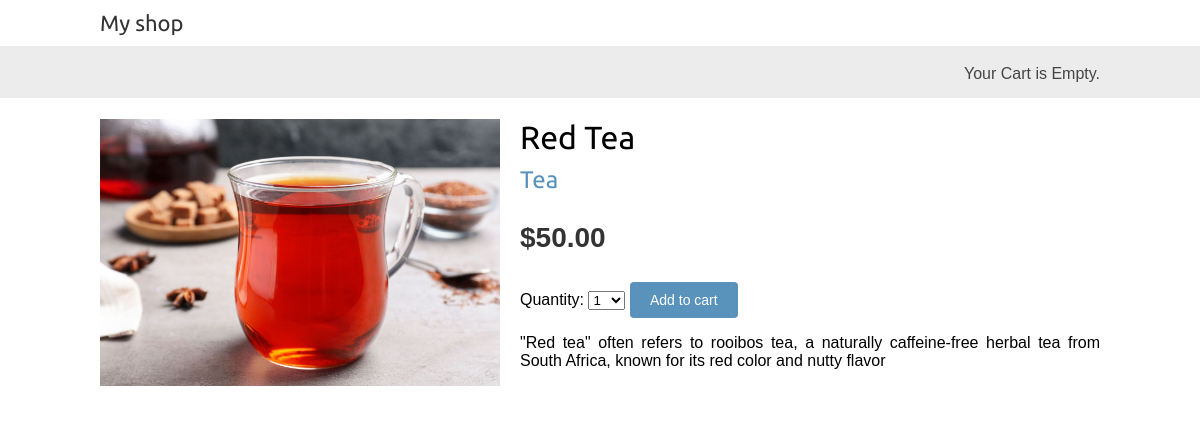
/2/red-tea/, run on the app's committed database.
### shop/models.py (models this page shows, shortened)
class Product(models.Model):
    category = models.ForeignKey(
        Category,
        related_name='products',
        on_delete=models.CASCADE
    )
    name = models.CharField(max_length=200)
    slug = models.SlugField(max_length=200, unique=True)
    image = models.ImageField(
        upload_to='products/%Y/%m/%d',
        blank=True,
    )
    description = models.TextField(blank=True)
    price = models.DecimalField(max_digits=10, decimal_places=2)
    available = models.BooleanField(default=True)
    created = models.DateTimeField(auto_now_add=True)
    updated = models.DateTimeField(auto_now=True)
    class Meta:
        ordering = ['-created']
        indexes = [
            models.Index(fields=['id', 'slug']),
            models.Index(fields=['name']),
            models.Index(fields=['-created']),
        ]

class Category(models.Model):
    name = models.CharField(max_length=200)
    slug = models.SlugField(max_length=200, unique=True)
    class Meta:
        ordering = ['name']
        indexes =[
            models.Index(fields=['name']),
        ]
        verbose_name = 'category'
        verbose_name_plural = 'categories'
    def __str__(self):
        return self.name
    def get_absolute_url(self):
        return reverse(
            'shop:product_list_by_category', args=[self.slug]
        )

### shop/views.py (the view)
def product_detail(request, id, slug):
    product = get_object_or_404(
        Product, id=id, slug=slug, available=True
    )
    cart_product_form = CartAddProductForm()
    return render(
        request,
        'shop/product/detail.html',
        {'product':product, 'cart_product_form':cart_product_form},
    )

### cart/forms.py
class CartAddProductForm(forms.Form):
    quantity = forms.TypedChoiceField(
        choices=PRODUCT_QUANTITY_CHOICES,
        coerce=int,     # ensures quantity is an integer
    )
    override = forms.BooleanField(
        required=False,     # required=False means: “Don’t raise a validation error if this field is missing.”
        initial=False,      # defaults to False if not set
        widget=forms.HiddenInput,   # makes it a hidden field
    )

### cart/cart.py (called while the page is built)
    def __len__(self):
        print(f'length of cart: {len(self.cart)} products')
        return sum(item['quantity'] for item in self.cart.values())

### cart/context_processors.py (called while the page is built)
def cart(request):
    return {'cart': Cart(request)}

### shop/templates/shop/product/detail.html (shortened to what this page needs)
{% extends "shop/base.html" %}
{% load static %}
{% block content %}
    <div class="product-detail">
        <img src="{% if product.image %}{{ product.image.url }}{% else %}
{% static "img/no_image.png" %}{% endif %}">
        <h1>{{ product.name }}</h1>
        <h2>
            <a href="{{ product.category.get_absolute_url }}">
                {{ product.category }}
            </a>
        </h2>
        <p class="price"> ${{ product.price }}</p>
        <form action="{% url 'cart:cart_add' product.id  %}" method="post">
            {{ cart_product_form.as_table }}
            <input type="submit"  value="Add to cart">
        </form>
        {{ product.description|linebreaks }}
    </div>
{% endblock %}

### shop/static/css/base.css (style rules this page uses)
body { margin:0; padding:0; font-family:helvetica, sans-serif; }
h1, h2, h3, h4, h5 , h6 { font-family: 'Ubuntu', sans-serif; font-weight:normal; }
a { text-decoration:none; color:#5993bb; }
a.button, input[type="submit"] { color:#fff; background:#5993bb; border-radius:4px; padding:10px 20px; font-size:14px; border:0; }
.product-detail { text-align:justify; }
.product-detail .price { color:#333; font-size:28px; font-weight:bold; }
.product-detail img { width:40%; float:left; padding:0 20px 20px 0; }
.product-detail h1 { margin-bottom:0; }
.product-detail h2 { margin-top:10px; }

### data on the page
Product: image (picture), name "Red Tea", category "Tea", price "50.00", description "\"Red tea\" often refers to rooibos tea, a naturally caffeine-free herbal tea from South Africa, known for its red color and nutty flavor"
